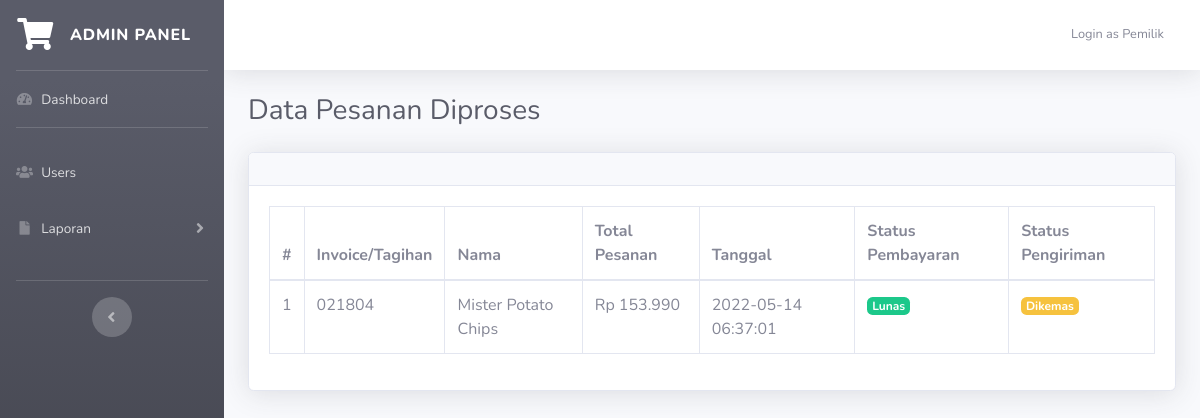
The app's page /pemilik.php?page=order_proccess (signed in), older data.
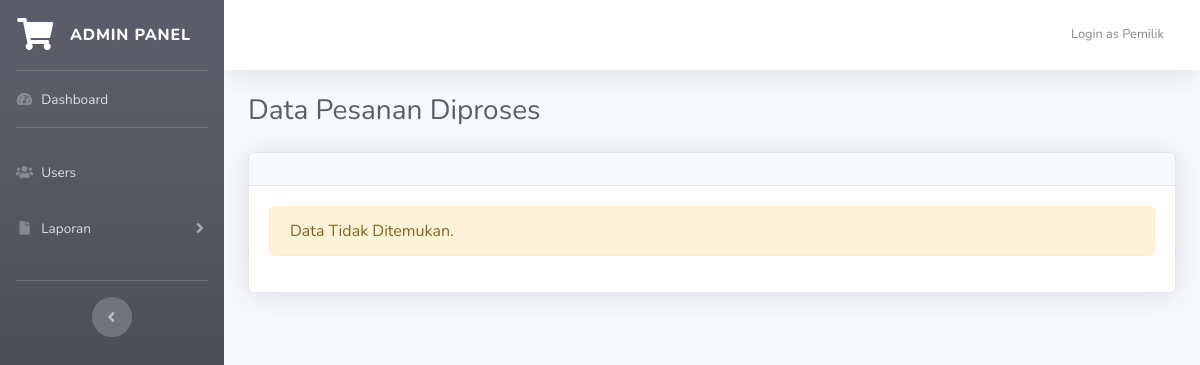
The same page, newer data.
### tables this page shows
CREATE TABLE `invoice` (
  `id` int(11) NOT NULL,
  `invoice_code` varchar(10) NOT NULL,
  `name` varchar(50) NOT NULL,
  `email` varchar(50) NOT NULL,
  `telp` varchar(20) NOT NULL,
  `region` int(11) NOT NULL,
  `address` text NOT NULL,
  `ongkir` varchar(10) NOT NULL,
  `total_price` int(11) NOT NULL,
  `total_all` int(11) NOT NULL,
  `date_input` datetime NOT NULL,
  `status_payment` int(1) NOT NULL,
  `status_delivery` int(1) NOT NULL,
  `bukti_transfer` varchar(100) NOT NULL,
  `no_resi` varchar(50) NOT NULL,
  `expedisi` varchar(50) NOT NULL
);

### pemilik.php (called while the page is built, shortened)
<?php
require_once 'include/func.php';
include "module/templates/index-pemilik.php";

### include/func.php (called while the page is built, shortened)
<?php
function string2Number($cString){
    return str_replace(",","",$cString) ;
}
function number2String($nNumber,$nDecimals=0){
    $nNumber = floatval(string2Number($nNumber)) ;
    return number_format($nNumber,$nDecimals,",",".") ;
}

### module/pemilik/orders.php (the view, shortened to what this page needs)
<?php
    $cTitle = ($_GET['page'] == "order_proccess") ? "Diproses" : "Dikirim" ;
?>
<div class="container-fluid">
	<h1 class="h3 mb-2 text-gray-800 mb-4">Data Pesanan <?=$cTitle?></h1>
	<div class="card shadow mb-4">
		<div class="card-header py-3">
		</div>
		<div class="card-body">
            <?php
            $cWhere = "where status_payment='1' and status_delivery='1'";
            $dbData = mysqli_query($db,"select * from invoice $cWhere order by id desc");
            if(mysqli_num_rows($dbData) > 0){
            ?>
			<div class="table-responsive">
				<table
					class="table table-bordered"
					id="dataTable"
					width="100%"
					cellspacing="0"
				>
					<thead>
						<tr>
							<th>#</th>
							<th>Invoice/Tagihan</th>
							<th>Nama</th>
							<th>Total Pesanan</th>
                            <th>Tanggal</th>
                            <th>Status Pembayaran</th>
                            <th>Status Pengiriman</th>
						</tr>
					</thead>
					<tbody class="data-content">
						<?php
                        $no = 1;
                        while($data = mysqli_fetch_array($dbData)){
                        ?>
						<tr>
							<td><?= $no; ?></td>
                            <td><?= $data['invoice_code']; ?></td>
                            <td><?= $data['name']; ?></td>
                            <td>Rp <?= number2String($data['total_all']); ?></td>
                            <td><?= $data['date_input']; ?></td>
                            <?php if($data['status_payment'] == 1){ ?>
								<td><span class="badge badge-success">Lunas</span></td>
							<?php
                                }
                            ?>
                            <?php
                                if($data['status_delivery'] == 3){
                            ?>
                                <td><span class="badge badge-success">Pesanan Diterima</span></td>
                            <?php
                                }elseif($data['status_delivery'] == 2){
                            ?>
                                <td><span class="badge badge-info">Dikirim</span></td>
                            <?php
                                }else if($data['status_delivery'] == 1){
                            ?>
                                <td><span class="badge badge-warning">Dikemas</span></td>
                            <?php
                                }else{ ?>
                                <td><span class="badge badge-danger">Belum Dikirim</span></td>
                            <?php } ?>
                        </tr>
                        <?php
                            $no++;
                        }
                        ?>
					</tbody>
				</table>
			</div>
			<?php
            }else{
            ?>
			<div class="alert alert-warning" role="alert">
			Data Tidak Ditemukan.
			</div>
            <?php } ?>
		</div>
	</div>
</div>

Row changes from the older to the newer data that the page shows:
no longer on this page (row edited): invoice: invoice_code "021804", name "Mister Potato Chips", total_all "153.990", date_input "2022-05-14 06:37:01", status_payment "Lunas", status_delivery "Dikemas"
Text that changed along with them:
text no longer shown: "# Invoice/Tagihan Nama Total Pesanan Tanggal Status Pembayaran Status Pengiriman"
text now shown: "Data Tidak Ditemukan."
